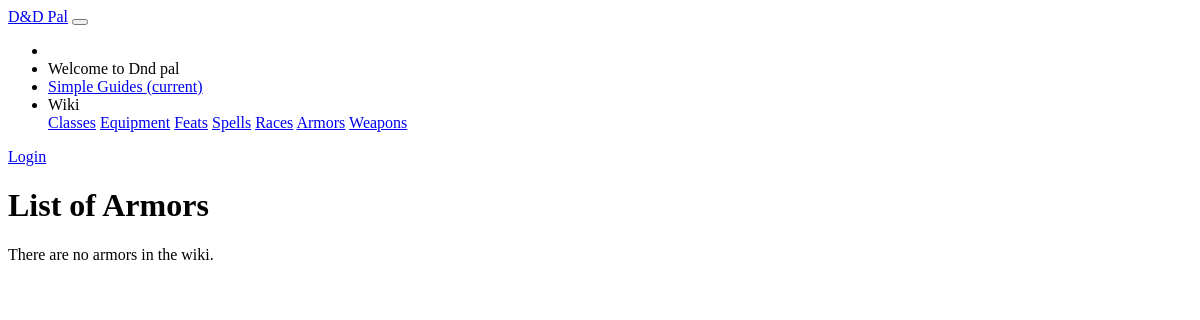
Before: /dndpal/armors/ with the older database file.
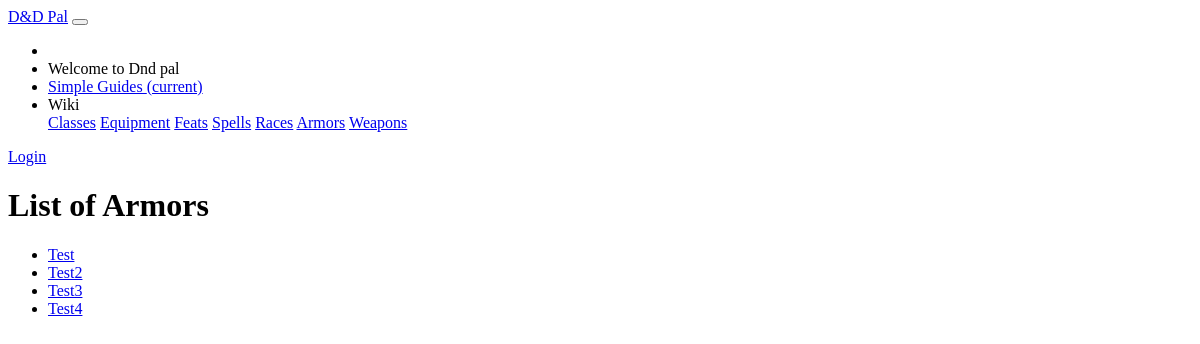
After: the same page with the newer database file.
### dndpal/models.py (models this page shows)
class Armor(models.Model):
    name = models.CharField(default = '', primary_key = True, max_length = 100, help_text = "Enter the name of the armor")
    armor_bonus = models.SmallIntegerField(default= 0, help_text="Enter the armor bonus for this item in pounds.")
    max_dexterity =  models.SmallIntegerField(default= 0, help_text="Enter the maximum amount of bonus AC from dex modifier.")
    is_stealth = models.BooleanField(default = False, help_text="Is the armor stealthy?")
    weight = models.SmallIntegerField(default= 0, help_text="Enter the weight for this item in pounds.")
    gold = models.IntegerField(default=0, help_text="Enter the gold-price component for this armor")
    silver = models.IntegerField(default=0, help_text="Enter the silver-price component for this armor")
    copper = models.IntegerField(default=0, help_text="Enter the copper-price component for this armor")
    required_strength = models.SmallIntegerField(default= 0, help_text="Enter the required strength to use this armor.")
    required_materials = models.CharField(default = "", max_length = 10000, help_text = "Enter the required materials to cast this spell in JSON format.")
    def get_absolute_url(self):
        return reverse('armor-detail', args=[str(self.name)])

### dndpal/views.py (the view)
# urls.py: path('armors/', views.ArmorListView.as_view(), name='armors'),
class ArmorListView(generic.ListView):
    model = Armor

### dndpal/templates/dndpal/armor_list.html
{% extends "base_generic.html" %}
{% block content %}
<main role="main" class="container">
    <div class="container card p-5" style="margin-top:10px;">
        <h1>List of Armors</h1>
        {% if armor_list %}
        <ul>
            {% for armor in armor_list %}
            <li>
                <a href="{{ armor.get_absolute_url }}">{{ armor.name }}</a>
            </li>
            {% endfor %}
        </ul>
        {% else %}
        <p>There are no armors in the wiki.</p>
        {% endif %}
    </div>
</main>
{% endblock %}

### dndpal/templates/base_generic.html (shortened to what this page needs)
<!DOCTYPE html>
<html lang="en">
<head>
    <link rel="stylesheet" href="https://unpkg.com/bootstrap-material-design@4.1.1/dist/css/bootstrap-material-design.min.css">
    {% load static %}
    <link rel="stylesheet" href="{% static 'css/global_styles.css' %}">
</head>
<body>
<nav class="navbar navbar-expand-lg navbar-dark bg-dark">
    <a class="navbar-brand" href="{% url 'home' %}">D&amp;D Pal</a>
    <button class="navbar-toggler" type="button" data-toggle="collapse" data-target="#navbarColor01" aria-controls="navbarColor01" aria-expanded="false" aria-label="Toggle navigation">
    </button>
    <div class="collapse navbar-collapse" id="navbarColor01">
      <ul class="navbar-nav mr-auto">
        <li class="nav-item">
      {% if user.is_authenticated %}
          <span class="navbar-text">
            Welcome {{ user.get_username }}
          </span>
        </li>
        <li class="nav-item active">
          <a class="nav-link" href="{% url 'profile' %}">Characters <span class="sr-only">(current)</span></a>
        </li>
      {% else %}
        <li class="nav-item">
          <span class="navbar-text">
            Welcome to Dnd pal
          </span>
        </li>
      {% endif %}
        <li class="nav-item active">
            <a class="nav-link" href="{% url 'simple' %}">Simple Guides  <span class="sr-only">(current)</span></a>
        </li>
        <li class="nav-item dropdown">
            <a class="nav-link dropdown-toggle text-white" id="navbarDropdownMenuLink" data-toggle="dropdown" aria-haspopup="true" aria-expanded="false">Wiki</a>
            <div class="dropdown-menu dropdown-primary" aria-labelledby="navbarDropdownMenuLink">
                <a class="dropdown-item" href="{% url 'home' %}">Classes</a>
                <a class="dropdown-item" href="{% url 'equipment' %}">Equipment</a>
                <a class="dropdown-item" href="#">Feats</a>
                <a class="dropdown-item" href="{% url 'spells' %}">Spells</a>
                <a class="dropdown-item" href="{% url 'races' %}">Races</a>
                <a class="dropdown-item" href="{% url 'armors' %}">Armors</a>
                <a class="dropdown-item" href="{% url 'weapons' %}">Weapons</a>
            </div>
        </li>
      </ul>
      {% if user.is_authenticated %}
      <a class="btn btn-light" href="{% url 'logout'%}?next={{request.path}}" role="button">Logout</a>
      {% else %}
      <a class="btn btn-light" href="{% url 'login'%}?next={{request.path}}" role="button">Login</a>
      {% endif %}
    </div>
  </nav>
{% block content %}{% endblock %}
 </body>
</html>

Changed rows visible on the page:
added Armor: name "Test"
added Armor: name "Test2"
added Armor: name "Test3"
added Armor: name "Test4"
Other visible differences:
text no longer shown: "There are no armors in the wiki."
